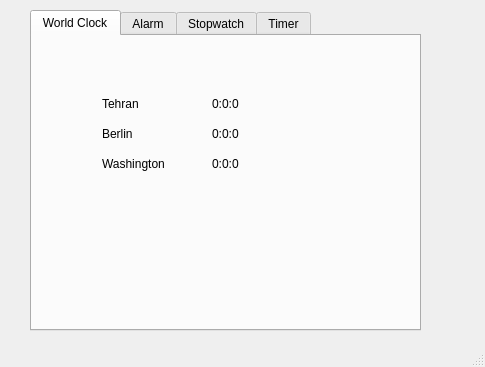
<?xml version="1.0" encoding="UTF-8"?>
<ui version="4.0">
 <class>MainWindow</class>
 <widget class="QMainWindow" name="MainWindow">
  <property name="geometry">
   <rect>
    <x>0</x>
    <y>0</y>
    <width>485</width>
    <height>367</height>
   </rect>
  </property>
  <property name="windowTitle">
   <string>MainWindow</string>
  </property>
  <widget class="QWidget" name="centralwidget">
   <widget class="QTabWidget" name="tabWidget">
    <property name="geometry">
     <rect>
      <x>30</x>
      <y>10</y>
      <width>391</width>
      <height>321</height>
     </rect>
    </property>
    <property name="currentIndex">
     <number>0</number>
    </property>
    <widget class="QWidget" name="tab">
     <attribute name="title">
      <string>World Clock</string>
     </attribute>
     <widget class="QLabel" name="lb_tehran">
      <property name="geometry">
       <rect>
        <x>180</x>
        <y>60</y>
        <width>49</width>
        <height>16</height>
       </rect>
      </property>
      <property name="text">
       <string>0:0:0</string>
      </property>
     </widget>
     <widget class="QLabel" name="lb_tehran_2">
      <property name="geometry">
       <rect>
        <x>70</x>
        <y>60</y>
        <width>49</width>
        <height>16</height>
       </rect>
      </property>
      <property name="text">
       <string>Tehran</string>
      </property>
     </widget>
     <widget class="QLabel" name="lb_tehran_3">
      <property name="geometry">
       <rect>
        <x>70</x>
        <y>90</y>
        <width>49</width>
        <height>16</height>
       </rect>
      </property>
      <property name="text">
       <string>Berlin</string>
      </property>
     </widget>
     <widget class="QLabel" name="lb_berlin">
      <property name="geometry">
       <rect>
        <x>180</x>
        <y>90</y>
        <width>49</width>
        <height>16</height>
       </rect>
      </property>
      <property name="text">
       <string>0:0:0</string>
      </property>
     </widget>
     <widget class="QLabel" name="lb_tehran_5">
      <property name="geometry">
       <rect>
        <x>70</x>
        <y>120</y>
        <width>71</width>
        <height>16</height>
       </rect>
      </property>
      <property name="text">
       <string>Washington</string>
      </property>
     </widget>
     <widget class="QLabel" name="lb_washington">
      <property name="geometry">
       <rect>
        <x>180</x>
        <y>120</y>
        <width>49</width>
        <height>16</height>
       </rect>
      </property>
      <property name="text">
       <string>0:0:0</string>
      </property>
     </widget>
    </widget>
    <widget class="QWidget" name="tab_2">
     <attribute name="title">
      <string>Alarm</string>
     </attribute>
    </widget>
    <widget class="QWidget" name="tab_3">
     <attribute name="title">
      <string>Stopwatch</string>
     </attribute>
     <widget class="QLabel" name="label_stopwatch">
      <property name="geometry">
       <rect>
        <x>50</x>
        <y>30</y>
        <width>261</width>
        <height>61</height>
       </rect>
      </property>
      <property name="font">
       <font>
        <family>Seven Segment</family>
        <pointsize>40</pointsize>
       </font>
      </property>
      <property name="styleSheet">
       <string notr="true">color: rgb(255, 0, 0);</string>
      </property>
      <property name="text">
       <string>0</string>
      </property>
      <property name="alignment">
       <set>Qt::AlignCenter</set>
      </property>
     </widget>
     <widget class="QPushButton" name="btn_start_stopwatch">
      <property name="geometry">
       <rect>
        <x>50</x>
        <y>110</y>
        <width>75</width>
        <height>24</height>
       </rect>
      </property>
      <property name="text">
       <string>start</string>
      </property>
     </widget>
     <widget class="QPushButton" name="btn_stop_stopwatch">
      <property name="geometry">
       <rect>
        <x>150</x>
        <y>110</y>
        <width>75</width>
        <height>24</height>
       </rect>
      </property>
      <property name="text">
       <string>stop</string>
      </property>
     </widget>
     <widget class="QPushButton" name="btn_reset_stopwatch">
      <property name="geometry">
       <rect>
        <x>250</x>
        <y>110</y>
        <width>75</width>
        <height>24</height>
       </rect>
      </property>
      <property name="text">
       <string>rest</string>
      </property>
     </widget>
    </widget>
    <widget class="QWidget" name="tab_4">
     <attribute name="title">
      <string>Timer</string>
     </attribute>
     <widget class="QLineEdit" name="tb_hour_timer">
      <property name="geometry">
       <rect>
        <x>90</x>
        <y>60</y>
        <width>50</width>
        <height>50</height>
       </rect>
      </property>
      <property name="sizePolicy">
       <sizepolicy hsizetype="Expanding" vsizetype="Expanding">
        <horstretch>0</horstretch>
        <verstretch>0</verstretch>
       </sizepolicy>
      </property>
      <property name="font">
       <font>
        <family>Seven Segment</family>
        <pointsize>30</pointsize>
       </font>
      </property>
      <property name="styleSheet">
       <string notr="true"/>
      </property>
      <property name="text">
       <string>0</string>
      </property>
      <property name="alignment">
       <set>Qt::AlignCenter</set>
      </property>
     </widget>
     <widget class="QLineEdit" name="tb_minute_timer">
      <property name="geometry">
       <rect>
        <x>160</x>
        <y>60</y>
        <width>50</width>
        <height>50</height>
       </rect>
      </property>
      <property name="sizePolicy">
       <sizepolicy hsizetype="Expanding" vsizetype="Expanding">
        <horstretch>0</horstretch>
        <verstretch>0</verstretch>
       </sizepolicy>
      </property>
      <property name="font">
       <font>
        <family>Seven Segment</family>
        <pointsize>30</pointsize>
       </font>
      </property>
      <property name="styleSheet">
       <string notr="true"/>
      </property>
      <property name="text">
       <string>15</string>
      </property>
      <property name="alignment">
       <set>Qt::AlignCenter</set>
      </property>
     </widget>
     <widget class="QLineEdit" name="tb_second_timer">
      <property name="geometry">
       <rect>
        <x>230</x>
        <y>60</y>
        <width>50</width>
        <height>50</height>
       </rect>
      </property>
      <property name="sizePolicy">
       <sizepolicy hsizetype="Expanding" vsizetype="Expanding">
        <horstretch>0</horstretch>
        <verstretch>0</verstretch>
       </sizepolicy>
      </property>
      <property name="font">
       <font>
        <family>Seven Segment</family>
        <pointsize>30</pointsize>
       </font>
      </property>
      <property name="text">
       <string>0</string>
      </property>
      <property name="alignment">
       <set>Qt::AlignCenter</set>
      </property>
     </widget>
     <widget class="QPushButton" name="btn_start_timer">
      <property name="geometry">
       <rect>
        <x>60</x>
        <y>140</y>
        <width>75</width>
        <height>24</height>
       </rect>
      </property>
      <property name="text">
       <string>start</string>
      </property>
     </widget>
     <widget class="QPushButton" name="btn_reset_timer">
      <property name="geometry">
       <rect>
        <x>240</x>
        <y>140</y>
        <width>75</width>
        <height>24</height>
       </rect>
      </property>
      <property name="text">
       <string>rest</string>
      </property>
     </widget>
     <widget class="QPushButton" name="btn_stop_timer">
      <property name="geometry">
       <rect>
        <x>150</x>
        <y>140</y>
        <width>75</width>
        <height>24</height>
       </rect>
      </property>
      <property name="text">
       <string>stop</string>
      </property>
     </widget>
    </widget>
   </widget>
  </widget>
  <widget class="QMenuBar" name="menubar">
   <property name="geometry">
    <rect>
     <x>0</x>
     <y>0</y>
     <width>485</width>
     <height>22</height>
    </rect>
   </property>
  </widget>
  <widget class="QStatusBar" name="statusbar"/>
 </widget>
 <resources/>
 <connections/>
</ui>
